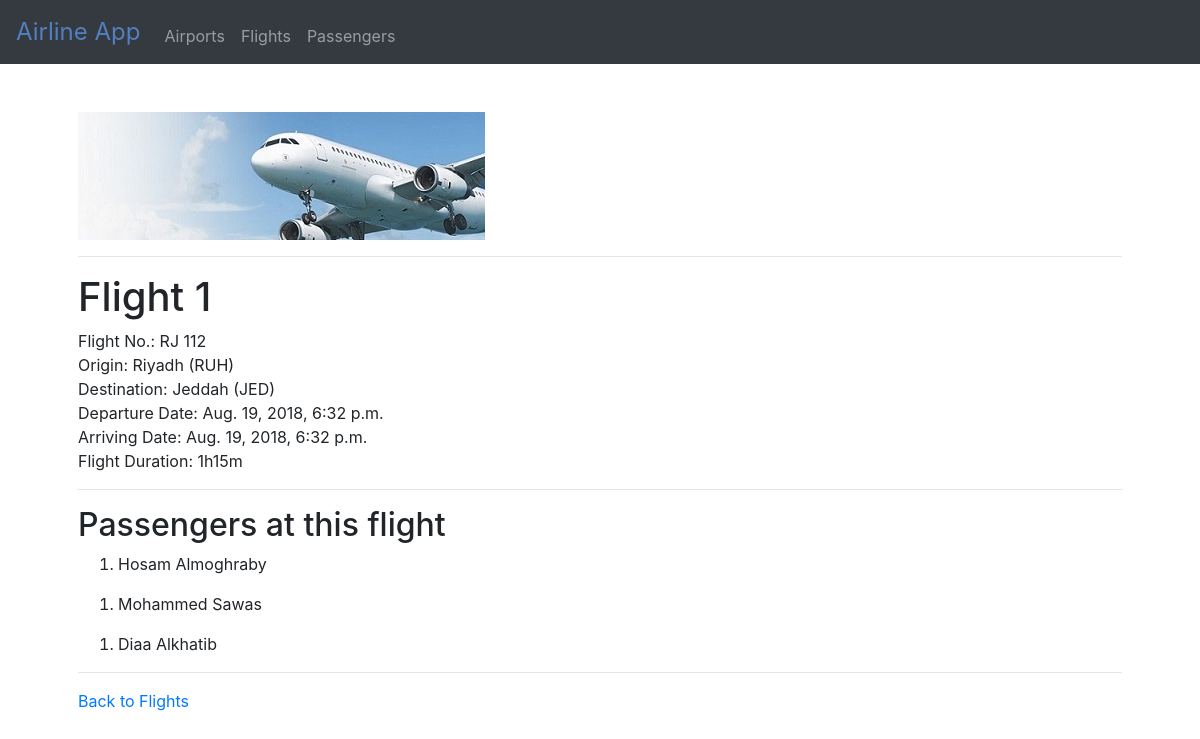
The page /flights/1 on the database its author committed.
### flights/models.py (models this page shows, shortened)
class Flight(models.Model):
    flight_no = models.CharField(max_length=10)
    origin = models.ForeignKey(Airport, on_delete=models.CASCADE, related_name='departures')
    destination = models.ForeignKey(Airport, on_delete=models.CASCADE, related_name='arrivals')
    departure_date = models.DateTimeField(default=timezone.now)
    arriving_date = models.DateTimeField(default=timezone.now)
    flight_duration = models.CharField(max_length=6)

class Airport(models.Model):
    code = models.CharField(max_length=3)
    city = models.CharField(max_length=30)
    def __str__(self):
        return f"{self.city} ({self.code})"

class Passenger(models.Model):
    title = models.CharField(max_length=3, choices=TITLE_CHOICES)
    first = models.CharField(max_length=64)
    last = models.CharField(max_length=64)
    flights = models.ManyToManyField(Flight, blank=True, related_name="passengers")
    def __str__(self):
        return f"{self.first} {self.last}"

### flights/views.py (the view)
# urls.py: path('flights/<int:flight_id>', views.flight, name="flight"),
def flight(request, flight_id):
    try:
        flight = Flight.objects.get(pk=flight_id)
    except Flight.DoesNotExist:
        raise Http404("Flight does not exist")
    context = {
        "flight": flight,
        "passengers": flight.passengers.all()
    }
    return render(request, 'flights/flight.html', context)

### flights/templates/flights/flight.html (shortened to what this page needs)
{% extends "flights/layout.html" %}
{% block body %}
    <h1>Flight {{ flight.id }}</h1>
        <li>Flight No.: {{ flight.flight_no }}</li>
        <li>Origin: {{ flight.origin }}</li>
        <li>Destination: {{ flight.destination }}</li>
        <li>Departure Date: {{ flight.departure_date }}</li>
        <li>Arriving Date: {{ flight.arriving_date }}</li>
        <li>Flight Duration: {{ flight.flight_duration }}</li>
    <hr>
    <h2>Passengers at this flight</h2>
    {% for passenger in passengers %}
        <ol>
            <li>{{ passenger }}</li>
        </ol>
    {% empty %}
        No passengers at this flight!
    {% endfor %}
    <hr>
    <div>
        <a href="{% url 'flights' %}">Back to Flights</a>
    </div>
{% endblock %}

### rows shown on the page
Flight: id "1", flight_no "RJ 112", origin "Riyadh (RUH)", destination "Jeddah (JED)", departure_date "Aug. 19, 2018, 6:32 p.m.", arriving_date "Aug. 19, 2018, 6:32 p.m.", flight_duration "1h15m"
Passenger: first+last "Hosam Almoghraby"
Passenger: first+last "Mohammed Sawas"
Passenger: first+last "Diaa Alkhatib"
